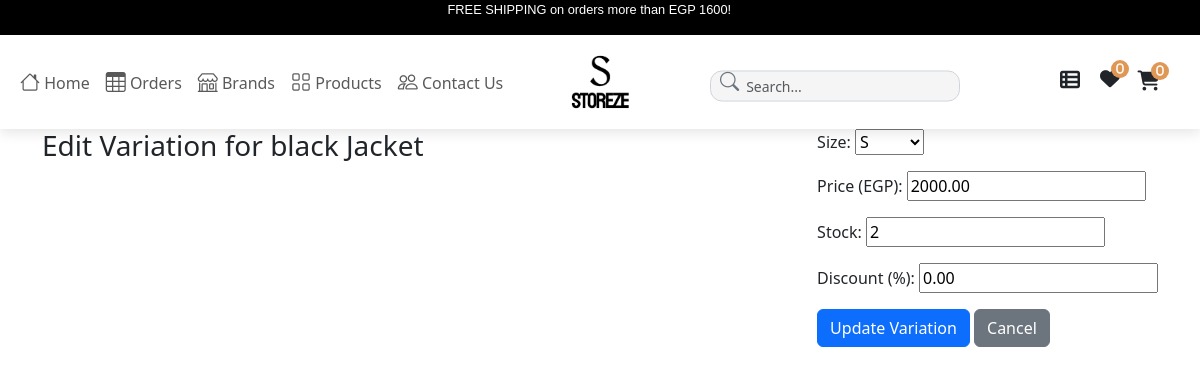
The app's page /variation/edit/18/ (signed in) with its own data.
### app/models.py (models this page shows, shortened)
class Product(models.Model):
    VARIANTS = (
        ('None', 'None'),
        ('Size', 'Size'),
    )
    total_quantity = models.IntegerField()
    vendor = models.ForeignKey(Vendor, on_delete=models.CASCADE, related_name='products', null=True, blank=True)  # Link product to a vendor
    availability = models.IntegerField(null=True)
    featured_image = models.ImageField(upload_to='media/product_imgs', max_length=255, blank=True, null=True)
    product_name = models.CharField(max_length=600)
    Brand = models.ForeignKey(Brand, related_name='products', on_delete=models.CASCADE, null=True)
    price = models.IntegerField()
    discount = models.IntegerField()
    tax = models.IntegerField(null=True)
    variant = models.CharField(max_length=10, choices=VARIANTS, default='None')
    packing_cost = models.IntegerField(null=True)
    product_information = models.CharField(max_length=900, null=True)
    model_name = models.CharField(max_length=900)
    categories = models.ForeignKey(Category, related_name='products', on_delete=models.CASCADE)
    color = models.ManyToManyField(Color, related_name='products', null=True)
    tags = models.CharField(max_length=900)
    description = models.CharField(max_length=900, null=True)
    section = models.ForeignKey(Section, on_delete=models.DO_NOTHING)
    slug = models.SlugField(default='', max_length=900, null=True, blank=True)
    main_categorys = models.ForeignKey(Main_Category, on_delete=models.CASCADE, null=True, blank=True)
    class Meta:
        db_table = "app_Product"

class ProductVariation(models.Model):
    product = models.ForeignKey(Product, on_delete=models.CASCADE, related_name='variations')
    size = models.ForeignKey(Size, on_delete=models.CASCADE)
    stock = models.PositiveIntegerField(default=0)  # Track available stock for each size
    price = models.DecimalField(max_digits=10, decimal_places=2, default=0)  # Price for specific variations
    discount = models.DecimalField(max_digits=5, decimal_places=2, default=0, blank=True, null=True)  # Discount for specific variations
    class Meta:
        unique_together = ('product', 'size')  # Ensure unique combinations of product and size

### app/views.py (the view)
# urls.py: path('variation/edit/<int:variation_id>/', views.edit_product_variation, name='edit_product_variation'),
@login_required
def edit_product_variation(request, variation_id):
    variation = get_object_or_404(ProductVariation, id=variation_id)
    product = variation.product
    if product.vendor.user != request.user:
        messages.error(request, "You do not have permission to edit this variation.")
        return redirect('vendor_dashboard')
    if request.method == 'POST':
        form = ProductVariationForm(request.POST, instance=variation)
        if form.is_valid():
            form.save()
            product.total_quantity = product.variations.aggregate(total=Sum('stock'))['total'] or 0
            product.save()
            messages.success(request, "Variation updated successfully.")
            return redirect('post_product_variation', product_id=product.id)
    else:
        form = ProductVariationForm(instance=variation)
    return render(request, 'vendor/edit_product_variation.html', {
        'form': form,
        'variation': variation,
        'product': product
    })

### app/forms.py
class ProductVariationForm(forms.ModelForm):
    class Meta:
        model = ProductVariation
        fields = ['size', 'price', 'stock', 'discount']
        labels = {
            'size': 'Size',
            'price': 'Price (EGP)',
            'stock': 'Stock',
            'discount': 'Discount (%)',
        }

### app/context_processors.py (called while the page is built)
def wishlist_count(request):
    if request.user.is_authenticated:
        return {'wishlist_count': Wishlist.objects.filter(user=request.user).count()}
    return {'wishlist_count': 0}

### app/models.py (called while the page is built)
    def __str__(self):
        return self.name

### app/templates/vendor/edit_product_variation.html (shortened to what this page needs)
{% extends 'app/base.html' %}
{% block content %}
<div class="container">
    <h3 class="mb-4">Edit Variation for {{ product.product_name }}</h3>
    <form method="POST">
        {{ form.as_p }}
        <button type="submit" class="btn btn-primary">Update Variation</button>
        <a href="{% url 'post_product_variation' product.id %}" class="btn btn-secondary">Cancel</a>
    </form>
</div>
{% endblock %}

### static/styles/main.css (style rules this page uses)
.container { display: flex; justify-content: space-between; gap: 10px; flex-wrap: wrap; }
@media (min-width: 768px) { .container { gap: 20px; } }
@media (min-width: 1024px) { .container { gap: 40px; } }

### app/templates/app/base.html (style rules this page uses)
html, body { max-width: 100%; overflow-x: hidden; }

### records on screen
Product: product_name "black Jacket"
ProductVariation: size "S", price "2000.00", stock "2", discount "0.00"

### other values on screen
{{ request.session.cart|length|default:0 }} "0"
{{ wishlist_count }} "0"
